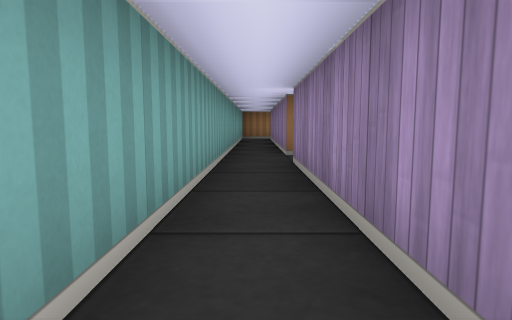
[1] (above)

14 first-person views from a walk through a cub3D maze. The camera is about half as high as the walls, tilts 6° down and sees 75° across. The floor is counted in squares. Each view is taken from the middle of a square. On the plan, view 1 faces up. The plan holds only what a view shows up to about 9 squares ahead; the rest is blank.

[2]
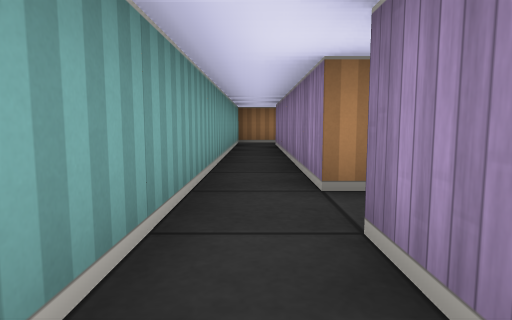

[3]
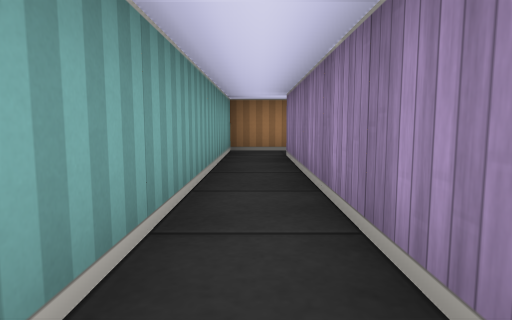

[4]
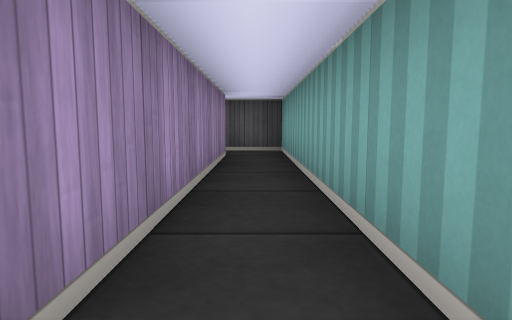

[5]
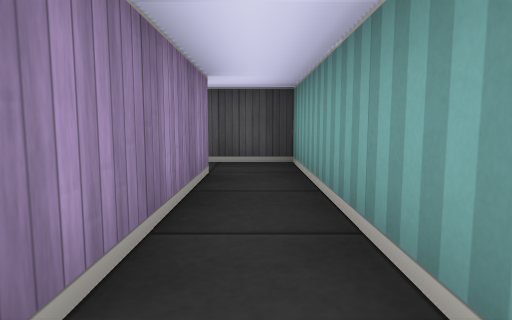

[6]
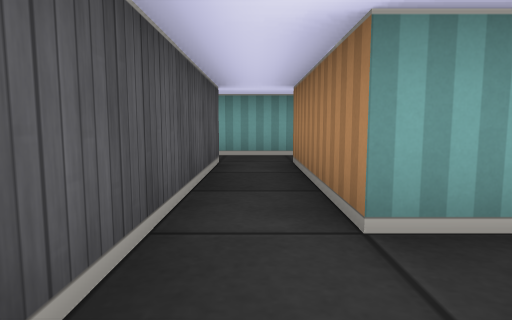

[7]
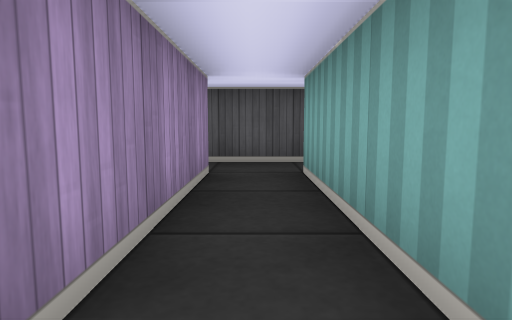

[8]
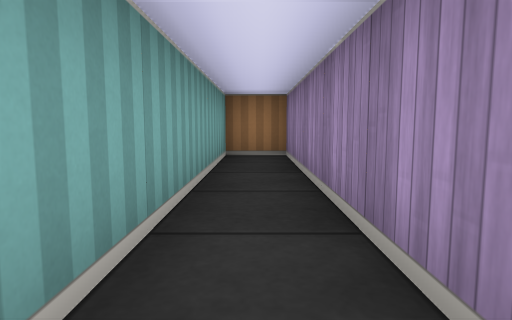

[9]
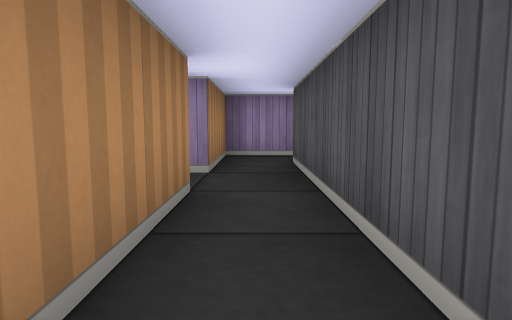

[10]
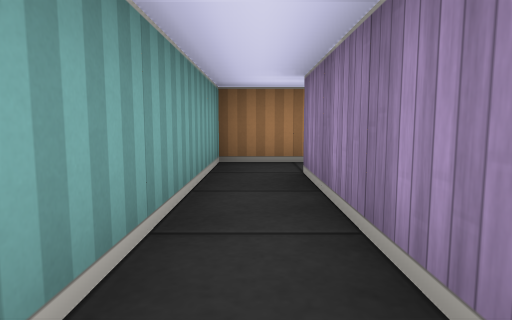

[11]
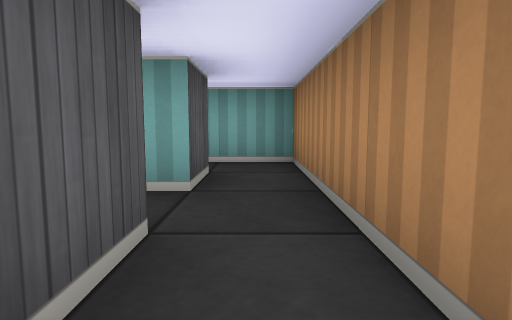

[12]
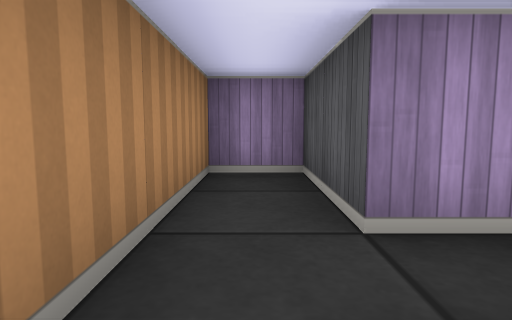

[13]
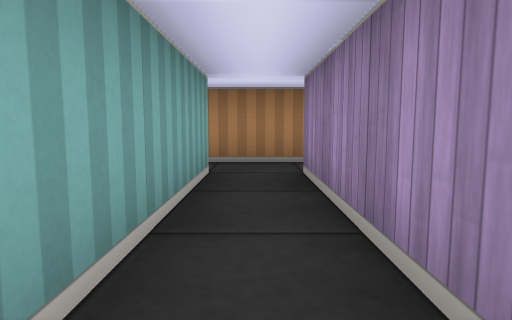

[14]
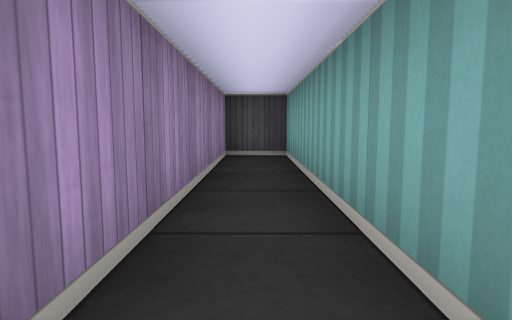

### Floor plan
Points are (right, up) in squares from view 1. A wall is a line through its corners. A room is listed if a view was taken in it or the views show most of it. See-through windows are left out.
Room 1 (views 1, 2, 3, 4, 5, 9, 10, 12)
walls: (3.5, 5.5) (0.5, 5.5) (0.5, 11.5) (1.5, 11.5); (0.5, -2.5) (0.5, 4.5) (3.5, 4.5); (1.5, 12.5) (-0.5, 12.5) (-0.5, -3.5) (0.8, -3.5)
ways out: opening at (3, 5) to room 2; opening at (1, 12) to room 3; opening at (1, -3)
Room 2 (views 6, 7, 8)
walls: (5.5, 5.5) (4.5, 5.5) (4.5, 10.5) (3.5, 10.5) (3.5, 5.5); (3.5, 4.5) (5.5, 4.5)
ways out: opening at (3, 5) to room 1; opening at (5, 5)
Room 3 (views 11, 13, 14)
walls: (1.5, 11.5) (1.5, 6.5) (2.5, 6.5) (2.5, 11.5) (4.5, 11.5) (4.5, 12.5) (1.5, 12.5)
ways out: opening at (1, 12) to room 1

Positions as (right, up) in squares from view 1, and headings:
1: (0, 0), facing up
2: (0, 3), facing up
3: (0, 6), facing up
4: (0, 3), facing down
5: (0, 1), facing down
6: (5, 5), facing left
7: (4, 9), facing down
8: (4, 5), facing up
9: (1, 5), facing right
10: (0, 8), facing up
11: (4, 12), facing left
12: (1, 12), facing right
13: (2, 8), facing up
14: (2, 12), facing down
